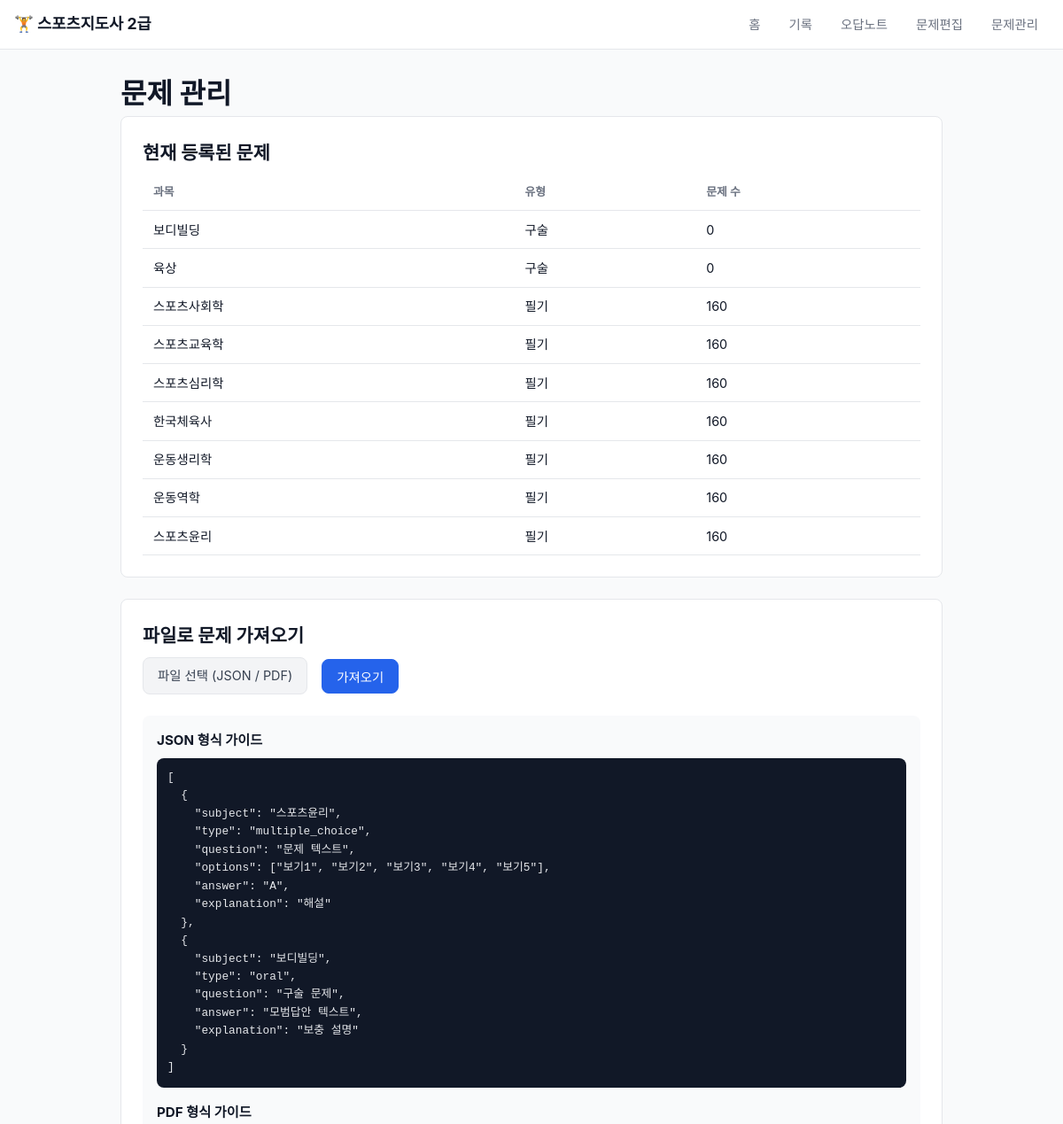
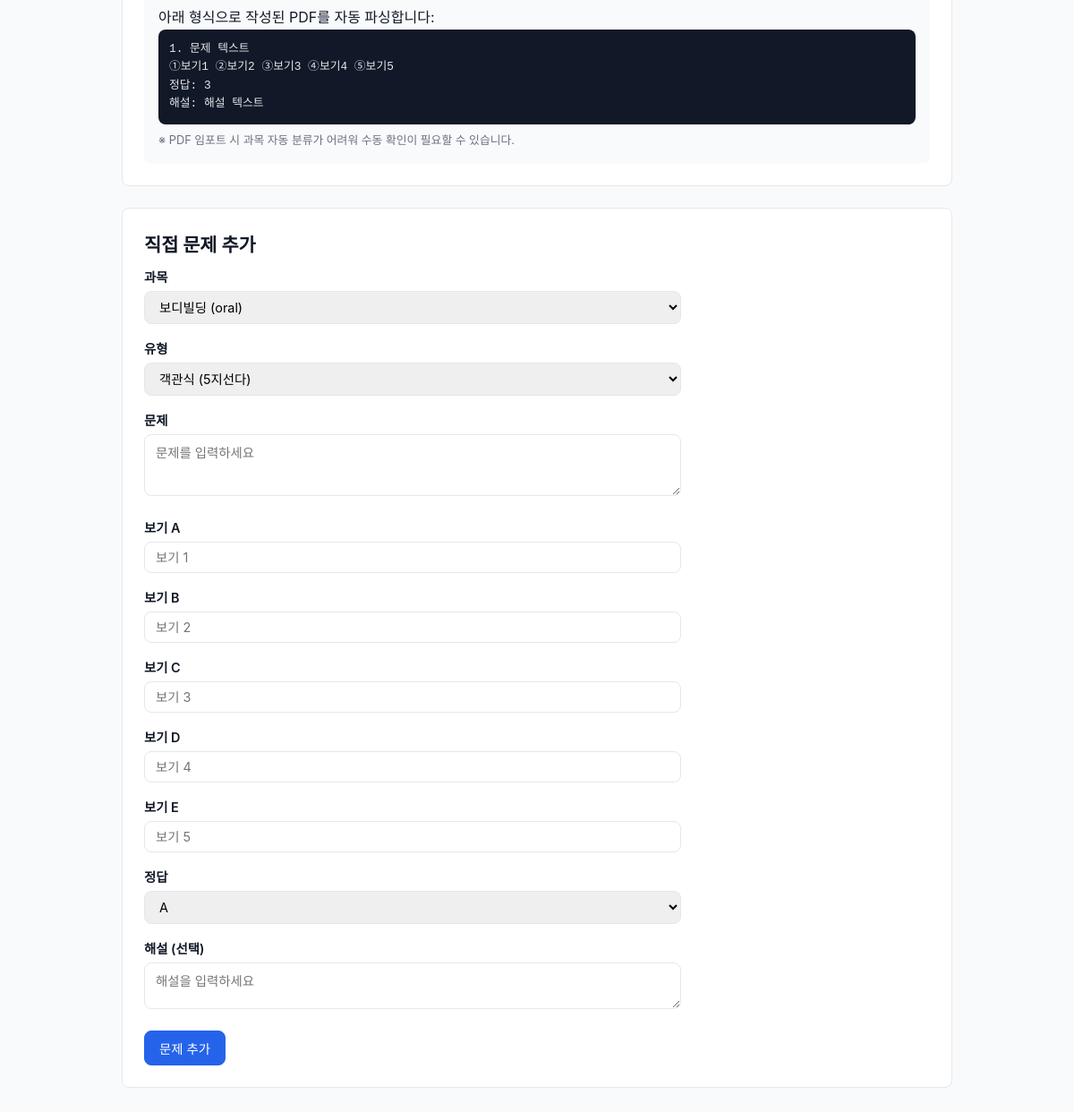
/manage, run on the app's committed database (2 pictures, top to bottom).
### tables this page shows
CREATE TABLE subjects (
    id          INTEGER PRIMARY KEY AUTOINCREMENT,
    name        TEXT NOT NULL UNIQUE,
    category    TEXT NOT NULL CHECK(category IN ('written', 'oral')),
    description TEXT,
    created_at  TEXT DEFAULT (datetime('now'))
);

### app.py (the view)
@app.route('/manage')
def manage():
    db = get_db()
    subjects = db.execute(
        'SELECT s.*, COUNT(q.id) as question_count '
        'FROM subjects s LEFT JOIN questions q ON s.id = q.subject_id '
        'GROUP BY s.id ORDER BY s.category, s.id'
    ).fetchall()
    return render_template('manage.html', subjects=subjects)

### app.py (called while the page is built)
def get_db():
    if 'db' not in g:
        os.makedirs(os.path.dirname(DB_PATH), exist_ok=True)
        g.db = sqlite3.connect(DB_PATH)
        g.db.row_factory = sqlite3.Row
        g.db.execute('PRAGMA foreign_keys = ON')
    return g.db

### templates/manage.html (shortened to what this page needs)
{% extends "base.html" %}
{% block content %}
<h1>문제 관리</h1>
<section class="exam-section">
    <h2>현재 등록된 문제</h2>
    <div class="stats-table">
        <table>
            <thead>
                <tr><th>과목</th><th>유형</th><th>문제 수</th></tr>
            </thead>
            <tbody>
                {% for s in subjects %}
                <tr>
                    <td>{{ s.name }}</td>
                    <td>{{ '필기' if s.category == 'written' else '구술' }}</td>
                    <td>{{ s.question_count }}</td>
                </tr>
                {% endfor %}
            </tbody>
        </table>
    </div>
</section>
<section class="exam-section">
    <h2>파일로 문제 가져오기</h2>
    <form action="/manage/import" method="POST" enctype="multipart/form-data" class="import-form">
        <div class="file-upload">
            <label for="importFile" class="btn btn-secondary">파일 선택 (JSON / PDF)</label>
        </div>
        <button type="submit" class="btn btn-primary">가져오기</button>
    </form>
    <div class="import-guide">
        <h3>JSON 형식 가이드</h3>
        <pre><code>[
  {
    "subject": "스포츠윤리",
    "type": "multiple_choice",
    "question": "문제 텍스트",
    "options": ["보기1", "보기2", "보기3", "보기4", "보기5"],
    "answer": "A",
    "explanation": "해설"
  },
  {
    "subject": "보디빌딩",
    "type": "oral",
    "question": "구술 문제",
    "answer": "모범답안 텍스트",
    "explanation": "보충 설명"
  }
]</code></pre>
        <h3>PDF 형식 가이드</h3>
        <p>아래 형식으로 작성된 PDF를 자동 파싱합니다:</p>
        <pre><code>1. 문제 텍스트
①보기1 ②보기2 ③보기3 ④보기4 ⑤보기5
정답: 3
해설: 해설 텍스트</code></pre>
        <p class="note">※ PDF 임포트 시 과목 자동 분류가 어려워 수동 확인이 필요할 수 있습니다.</p>
    </div>
</section>
<section class="exam-section">
    <h2>직접 문제 추가</h2>
    <form action="/manage/add" method="POST" class="add-form" id="addForm">
        <div class="form-group">
            <label>과목</label>
            <select name="subject" id="subjectSelect">
                {% for s in subjects %}
                <option value="{{ s.name }}">{{ s.name }} ({{ s.category }})</option>
                {% endfor %}
            </select>
        </div>
        <div class="form-group">
            <label>유형</label>
            <select name="question_type" id="typeSelect" onchange="toggleType()">
                <option value="multiple_choice">객관식 (5지선다)</option>
            </select>
        </div>
        <div class="form-group">
            <label>문제</label>
            <textarea name="question_text" rows="3" required placeholder="문제를 입력하세요"></textarea>
        </div>
        <div id="mcOptions">
            <div class="form-group">
                <label>보기 A</label>
                <input type="text" name="option_a" placeholder="보기 1">
            </div>
            <div class="form-group">
                <label>보기 B</label>
                <input type="text" name="option_b" placeholder="보기 2">
            </div>
            <div class="form-group">
                <label>보기 C</label>
                <input type="text" name="option_c" placeholder="보기 3">
            </div>
            <div class="form-group">
                <label>보기 D</label>
                <input type="text" name="option_d" placeholder="보기 4">
            </div>
            <div class="form-group">
                <label>보기 E</label>
                <input type="text" name="option_e" placeholder="보기 5">
            </div>
            <div class="form-group">
                <label>정답</label>
                <select name="correct_answer">
                    <option value="A">A</option>
                </select>
            </div>
        </div>
        <div class="form-group">
            <label>해설 (선택)</label>
            <textarea name="explanation" rows="2" placeholder="해설을 입력하세요"></textarea>
        </div>
        <button type="submit" class="btn btn-primary">문제 추가</button>
    </form>
</section>
{% endblock %}

### static/style.css (style rules this page uses)
* { margin: 0; padding: 0; box-sizing: border-box; }
:root { --primary: #2563eb; --primary-dark: #1d4ed8; --success: #16a34a; --danger: #dc2626; --warning: #f59e0b; --gray-50: #f9fafb; --gray-100: #f3f4f6; --gray-200: #e5e7eb; --gray-300: #d1d5db; --gray-500: #6b7280; --gray-700: #374151; --gray-900: #111827; --radius: 8px; }
body { font-family: -apple-system, BlinkMacSystemFont, 'Segoe UI', sans-serif; background: var(--gray-50); color: var(--gray-900); line-height: 1.6; }
.btn { display: inline-block; padding: 0.5rem 1rem; border: 1px solid var(--gray-300); border-radius: var(--radius); background: white; color: var(--gray-700); cursor: pointer; font-size: 0.9rem; text-decoration: none; transition: all 0.2s; }
.btn-primary { background: var(--primary); color: white; border-color: var(--primary); }
.btn-secondary { background: var(--gray-100); border-color: var(--gray-200); }
.exam-section { background: white; border: 1px solid var(--gray-200); border-radius: var(--radius); padding: 1.5rem; margin-bottom: 1.5rem; }
.exam-section h2 { font-size: 1.3rem; margin-bottom: 0.5rem; }
.stats-table { overflow-x: auto; }
.stats-table table { width: 100%; border-collapse: collapse; }
.stats-table th, .stats-table td { padding: 0.6rem 0.75rem; text-align: left; border-bottom: 1px solid var(--gray-200); font-size: 0.9rem; }
.stats-table th { font-weight: 600; color: var(--gray-500); font-size: 0.8rem; }
.import-form { display: flex; align-items: center; gap: 1rem; margin-bottom: 1.5rem; }
.import-guide { background: var(--gray-50); padding: 1rem; border-radius: var(--radius); }
.import-guide h3 { font-size: 0.95rem; margin: 1rem 0 0.5rem; }
.import-guide h3:first-child { margin-top: 0; }
.import-guide pre { background: var(--gray-900); color: #e5e7eb; padding: 0.75rem; border-radius: var(--radius); overflow-x: auto; font-size: 0.8rem; }
.import-guide .note { font-size: 0.8rem; color: var(--gray-500); margin-top: 0.5rem; }
.add-form { max-width: 600px; }
.form-group { margin-bottom: 1rem; }
.form-group label { display: block; font-weight: 600; margin-bottom: 0.25rem; font-size: 0.9rem; }
.form-group input, .form-group select, .form-group textarea { width: 100%; padding: 0.5rem 0.75rem; border: 1px solid var(--gray-200); border-radius: var(--radius); font-size: 0.9rem; font-family: inherit; }
.form-group textarea { resize: vertical; }

### data on the page
subjects: name "보디빌딩", category "구술", question_count "0"
subjects: name "육상", category "구술", question_count "0"
subjects: name "스포츠사회학", category "필기", question_count "160"
subjects: name "스포츠교육학", category "필기", question_count "160"
subjects: name "스포츠심리학", category "필기", question_count "160"
subjects: name "한국체육사", category "필기", question_count "160"
subjects: name "운동생리학", category "필기", question_count "160"
subjects: name "운동역학", category "필기", question_count "160"
subjects: name "스포츠윤리", category "필기", question_count "160"

### other printed values
form field subject "보디빌딩 (oral)"
